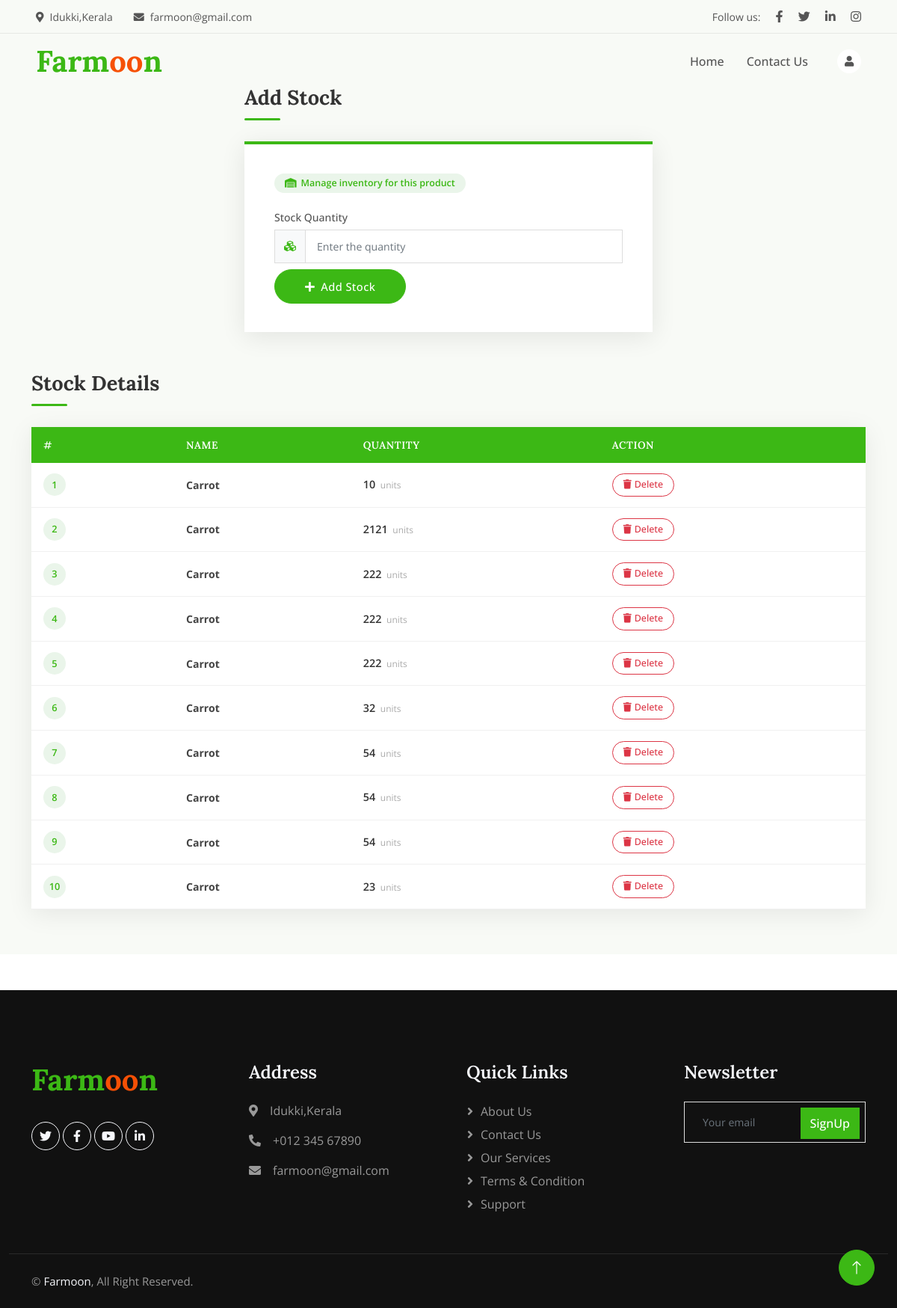
The app's page /Farmer/Stock/9/ with its own data.
### Farmer/models.py (models this page shows)
class tbl_stock(models.Model):
    stock_quantity=  models.CharField(max_length=100)
    stock_date= models.DateField(auto_now=True)
    product_id= models.ForeignKey(tbl_product,on_delete=models.CASCADE,null=True,blank=True)

class tbl_product(models.Model):
    product_name= models.CharField(max_length=100)
    product_details= models.CharField(max_length=100)
    product_price= models.CharField(max_length=100)
    product_photo= models.FileField(upload_to = 'Assets/User/Photos/')
    category_id= models.ForeignKey(tbl_category,on_delete=models.CASCADE,null=True,blank=True)
    farmer_id= models.ForeignKey(tbl_farmerregistration,on_delete=models.CASCADE,null=True,blank=True)

### Farmer/views.py (the view)
# urls.py: path('Stock/<int:pid>/',views.stock,name = "Stock"),
def stock(request, pid):
    product = tbl_product.objects.get(id=pid)
    stock_data = tbl_stock.objects.filter(product_id=pid)
    if request.method =='POST':
        stock_q = request.POST.get("num_quantity")
        tbl_stock.objects.create(
            stock_quantity=stock_q,
            product_id=product,
            )
        return render(request,"Farmer/Stock.html",{'msg':"Data inserted", 'pid':pid})
    else:
        return render(request,'Farmer/Stock.html',{
        'stock': stock_data,
        'product': product,                              # pass product to template
        'pid': pid,
    })

### Farmer/Templates/Farmer/Stock.html (shortened to what this page needs)
{% load static %}
<!DOCTYPE html>
<html lang="en">
<head>
    <link href="https://cdnjs.cloudflare.com/ajax/libs/font-awesome/5.10.0/css/all.min.css" rel="stylesheet">
    <link href="https://cdn.jsdelivr.net/npm/bootstrap-icons@1.4.1/font/bootstrap-icons.css" rel="stylesheet">
    <link href="{% static 'Main/lib/animate/animate.min.css' %}" rel="stylesheet">
    <link href="{% static 'Main/css/bootstrap.min.css' %}" rel="stylesheet">
    <link href="{% static 'Main/css/style.css' %}" rel="stylesheet">
</head>
<body>
    <div class="container-fluid fixed-top px-0 wow fadeIn" data-wow-delay="0.1s">
        <div class="top-bar row gx-0 align-items-center d-none d-lg-flex">
            <div class="col-lg-6 px-5 text-start">
                <small><i class="fa fa-map-marker-alt me-2"></i>Idukki,Kerala</small>
                <small class="ms-4"><i class="fa fa-envelope me-2"></i>farmoon@gmail.com</small>
            </div>
            <div class="col-lg-6 px-5 text-end">
                <small>Follow us:</small>
                <a class="text-body ms-3" href=""><i class="fab fa-facebook-f"></i></a>
                <a class="text-body ms-3" href=""><i class="fab fa-twitter"></i></a>
                <a class="text-body ms-3" href=""><i class="fab fa-linkedin-in"></i></a>
                <a class="text-body ms-3" href=""><i class="fab fa-instagram"></i></a>
            </div>
        </div>
        <nav class="navbar navbar-expand-lg navbar-light py-lg-0 px-lg-5 wow fadeIn" data-wow-delay="0.1s">
            <a href="{% url 'Guest:index' %}" class="navbar-brand ms-4 ms-lg-0">
                <h1 class="fw-bold text-primary m-0">Farm<span class="text-secondary">oo</span>n</h1>
            </a>
            <div class="collapse navbar-collapse" id="navbarCollapse">
                <div class="navbar-nav ms-auto p-4 p-lg-0">
                    <a href="{% url 'Farmer:HomePage' %}" class="nav-item nav-link">Home</a>
                    <a href="{% url 'Guest:ContactUs' %}" class="nav-item nav-link">Contact Us</a>
                </div>
                <div class="d-none d-lg-flex ms-2">
                    <a class="btn-sm-square bg-white rounded-circle ms-3" href="{% url 'Farmer:MyProfile' %}">
                        <small class="fa fa-user text-body"></small>
                    </a>
                </div>
            </div>
        </nav>
    </div>
    <div class="page-wrapper">
        <div class="container">
            <div class="row justify-content-center mb-5 wow fadeInUp" data-wow-delay="0.1s">
                <div class="col-lg-6">
                    <div class="section-title">Add Stock</div>
                    <div class="form-card">
                        <div class="stock-hint">
                            <i class="fa fa-warehouse"></i> Manage inventory for this product
                        </div>
                        <form method="POST" enctype="multipart/form-data">
                            <div class="row g-3">
                                <div class="col-12">
                                    <label class="form-label">Stock Quantity</label>
                                    <div class="input-group">
                                        <span class="input-group-text"><i class="fa fa-cubes"></i></span>
                                        <input type="number" class="form-control" name="num_quantity"
                                               placeholder="Enter the quantity" min="1" required>
                                    </div>
                                </div>
                                <div class="col-12 mt-2">
                                    <button type="submit" name="btn_submit" class="btn btn-primary btn-add">
                                        <i class="fa fa-plus me-2"></i>Add Stock
                                    </button>
                                </div>
                            </div>
                        </form>
                    </div>
                </div>
            </div>
            <div class="wow fadeInUp" data-wow-delay="0.2s">
                <div class="section-title">Stock Details</div>
                <div class="table-card">
                    <div class="table-responsive">
                        <table class="table">
                            <thead>
                                <tr>
                                    <th>#</th>
                                    <th>Name</th>
                                    <th>Quantity</th>
                                    <th>Action</th>
                                </tr>
                            </thead>
                            <tbody>
                                {% for i in stock %}
                                <tr>
                                    <td><span class="sl-badge">{{ forloop.counter }}</span></td>
                                    <td><strong>{{ product.product_name }}</strong></td>
                                    <td>
                                        <span class="qty-text">{{ i.stock_quantity }}</span>
                                        <span class="qty-unit">units</span>
                                    </td>
                                    <td>
                                        <a href="{% url 'Farmer:Stockdelete' i.id pid %}"
                                           class="btn btn-outline-danger btn-action"
                                           onclick="return confirm('Delete this stock entry?')">
                                            <i class="fa fa-trash me-1"></i>Delete
                                        </a>
                                    </td>
                                </tr>
                                {% endfor %}
                            </tbody>
                        </table>
                    </div>
                </div>
            </div>
        </div>
    </div>
    <div class="container-fluid bg-dark footer mt-5 pt-5 wow fadeIn" data-wow-delay="0.1s">
        <div class="container py-5">
            <div class="row g-5">
                <div class="col-lg-3 col-md-6">
                    <h1 class="fw-bold text-primary mb-4">Farm<span class="text-secondary">oo</span>n</h1>
                    <div class="d-flex pt-2">
                        <a class="btn btn-square btn-outline-light rounded-circle me-1" href=""><i class="fab fa-twitter"></i></a>
                        <a class="btn btn-square btn-outline-light rounded-circle me-1" href=""><i class="fab fa-facebook-f"></i></a>
                        <a class="btn btn-square btn-outline-light rounded-circle me-1" href=""><i class="fab fa-youtube"></i></a>
                        <a class="btn btn-square btn-outline-light rounded-circle me-0" href=""><i class="fab fa-linkedin-in"></i></a>
                    </div>
                </div>
                <div class="col-lg-3 col-md-6">
                   <h4 class="text-light mb-4">Address</h4>
                    <p><i class="fa fa-map-marker-alt me-3"></i>Idukki,Kerala</p>
                    <p><i class="fa fa-phone-alt me-3"></i>+012 345 67890</p>
                    <p><i class="fa fa-envelope me-3"></i>farmoon@gmail.com</p>
                </div>
                <div class="col-lg-3 col-md-6">
                    <h4 class="text-light mb-4">Quick Links</h4>
                    <a class="btn btn-link" href="{% url 'Guest:AboutUs' %}">About Us</a>
                    <a class="btn btn-link" href="{% url 'Guest:ContactUs' %}">Contact Us</a>
                    <a class="btn btn-link" href="">Our Services</a>
                    <a class="btn btn-link" href="">Terms & Condition</a>
                    <a class="btn btn-link" href="">Support</a>
                </div>
                <div class="col-lg-3 col-md-6">
                    <h4 class="text-light mb-4">Newsletter</h4>
                    <div class="position-relative mx-auto" style="max-width: 400px;">
                        <input class="form-control bg-transparent w-100 py-3 ps-4 pe-5" type="text" placeholder="Your email">
                        <button type="button" class="btn btn-primary py-2 position-absolute top-0 end-0 mt-2 me-2">SignUp</button>
                    </div>
                </div>
            </div>
        </div>
        <div class="container-fluid copyright">
            <div class="container">
                <div class="row">
                    <div class="col-md-6 text-center text-md-start mb-3 mb-md-0">
                        &copy; <a href="#">Farmoon</a>, All Right Reserved.
                    </div>
                </div>
            </div>
        </div>
    </div>
    <a href="#" class="btn btn-lg btn-primary btn-lg-square rounded-circle back-to-top"><i class="bi bi-arrow-up"></i></a>
</body>
</html>

### Guest/static/Main/css/style.css (style rules this page uses)
:root { --primary: #3CB815; --secondary: #F65005; --light: #F7F8FC; --dark: #111111; }
.back-to-top { position: fixed; display: none; right: 30px; bottom: 30px; z-index: 99; }
.btn { font-weight: 500; transition: .5s; }
.btn.btn-primary, .btn.btn-secondary, .btn.btn-outline-primary:hover, .btn.btn-outline-secondary:hover { color: #FFFFFF; }
.btn-square { width: 38px; height: 38px; }
.btn-sm-square { width: 32px; height: 32px; }
.btn-lg-square { width: 48px; height: 48px; }
.btn-square, .btn-sm-square, .btn-lg-square { padding: 0; display: flex; align-items: center; justify-content: center; font-weight: normal; }
.fixed-top { transition: .5s; }
.top-bar { height: 45px; border-bottom: 1px solid rgba(0, 0, 0, .07); }
.navbar .navbar-nav .nav-link { padding: 25px 15px; color: #555555; font-weight: 500; outline: none; }
.footer { color: #999999; }
.footer .btn.btn-link { display: block; margin-bottom: 5px; padding: 0; text-align: left; color: #999999; font-weight: normal; text-transform: capitalize; transition: .3s; }
.footer .btn.btn-link::before { position: relative; content: "\f105"; font-family: "Font Awesome 5 Free"; font-weight: 900; color: #999999; margin-right: 10px; }
.footer .copyright { padding: 25px 0; font-size: 15px; border-top: 1px solid rgba(256, 256, 256, .1); }
.footer .copyright a { color: var(--light); }

### Farmer/Templates/Farmer/Stock.html (style rules this page uses)
.page-wrapper { padding: 110px 0 60px; min-height: 100vh; background: #f8faf6; }
.section-title { font-family: 'Lora', serif; font-size: 1.7rem; font-weight: 700; color: #333; position: relative; padding-bottom: 10px; margin-bottom: 28px; }
.section-title::after { content: ''; position: absolute; bottom: 0; left: 0; width: 48px; height: 3px; background: var(--bs-primary, #5cb85c); border-radius: 2px; }
.form-card { background: #fff; border-top: 4px solid var(--bs-primary, #5cb85c); box-shadow: 0 6px 32px rgba(0,0,0,0.09); border-radius: 0; padding: 38px 40px; }
.form-label { font-family: 'Open Sans', sans-serif; font-weight: 500; color: #555; font-size: 0.88rem; margin-bottom: 5px; }
.form-control { border-radius: 0; border: 1px solid #ddd; padding: 11px 15px; font-family: 'Open Sans', sans-serif; font-size: 0.88rem; transition: border-color 0.3s; }
.input-group-text { border-radius: 0; background: #f8f9fa; border: 1px solid #ddd; color: var(--bs-primary, #5cb85c); }
.btn-add { border-radius: 50px; padding: 11px 40px; font-family: 'Open Sans', sans-serif; font-weight: 500; font-size: 0.92rem; letter-spacing: 0.4px; }
.stock-hint { display: inline-flex; align-items: center; gap: 6px; background: #eaf5ea; color: var(--bs-primary, #5cb85c); font-family: 'Open Sans', sans-serif; font-size: 0.78rem; font-weight: 600; padding: 4px 14px; border-radius: 50px; margin-bottom: 20px; }
.table-card { background: #fff; box-shadow: 0 6px 32px rgba(0,0,0,0.08); border-radius: 0; overflow: hidden; }
.table-card table { margin-bottom: 0; font-family: 'Open Sans', sans-serif; font-size: 0.875rem; }
.table-card thead th { background: var(--bs-primary, #5cb85c); color: #fff; font-family: 'Lora', serif; font-weight: 600; font-size: 0.85rem; text-transform: uppercase; letter-spacing: 0.6px; border: none; padding: 14px 16px; white-space: nowrap; }
.table-card tbody tr { border-bottom: 1px solid #f0f0f0; transition: background 0.2s; }
.table-card tbody td { padding: 14px 16px; vertical-align: middle; color: #444; border: none; }
.sl-badge { display: inline-flex; align-items: center; justify-content: center; width: 30px; height: 30px; background: #eaf5ea; color: var(--bs-primary, #5cb85c); border-radius: 50%; font-weight: 600; font-size: 0.8rem; }
.qty-text { font-weight: 600; color: #333; font-size: 0.9rem; }
.qty-unit { font-size: 0.75rem; color: #aaa; margin-left: 3px; }
.btn-action { border-radius: 50px; font-size: 0.78rem; font-family: 'Open Sans', sans-serif; padding: 5px 14px; font-weight: 500; border-width: 1.5px; white-space: nowrap; }

### records on screen
tbl_stock: stock_quantity "10"
tbl_product: product_name "Carrot"
tbl_stock: stock_quantity "2121"
tbl_stock: stock_quantity "222"
tbl_stock: stock_quantity "222"
tbl_stock: stock_quantity "222"
tbl_stock: stock_quantity "32"
tbl_stock: stock_quantity "54"
tbl_stock: stock_quantity "54"
tbl_stock: stock_quantity "54"
tbl_stock: stock_quantity "23"
